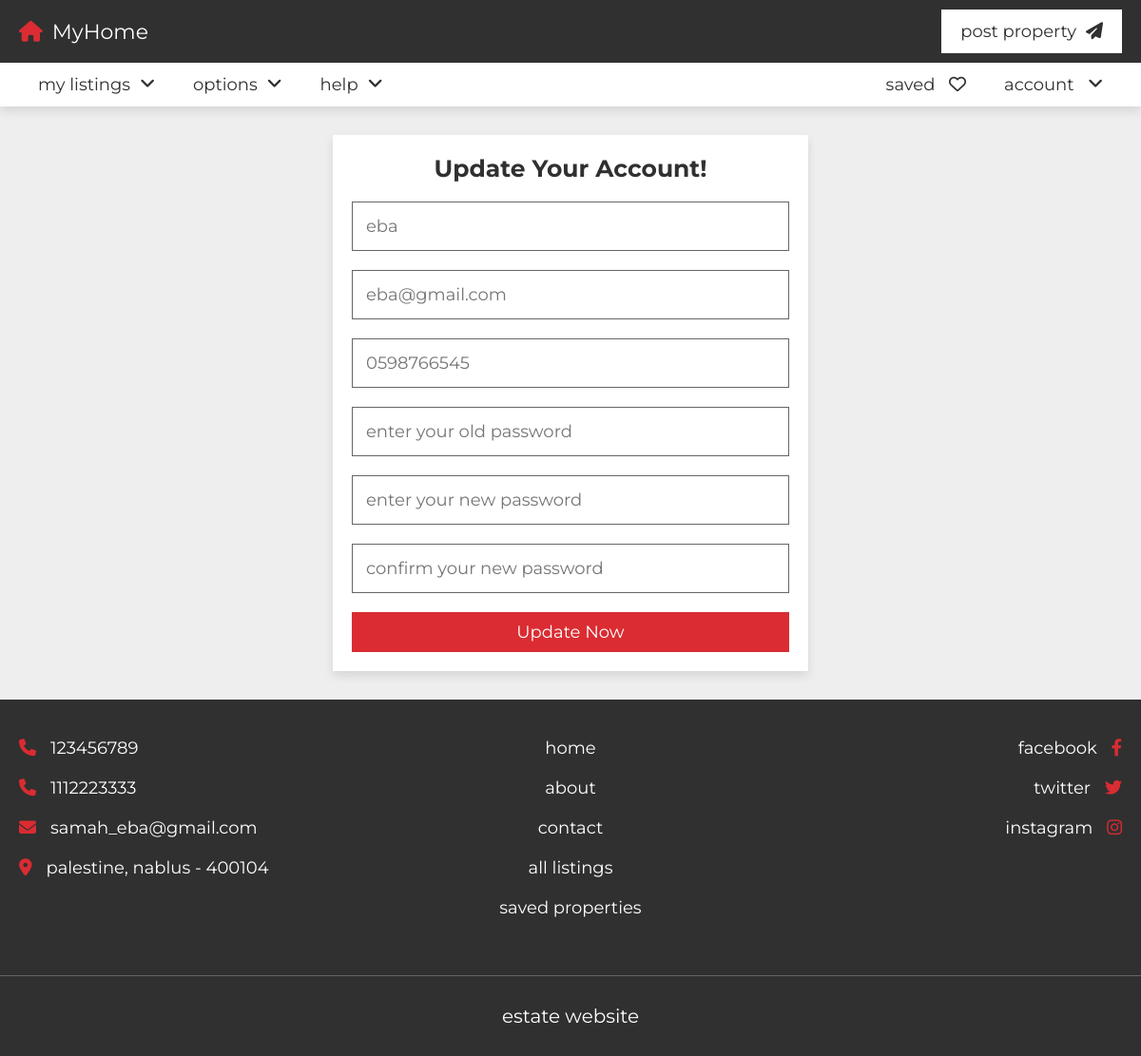
/project/project/update.php (signed in), run on the app's committed database.
### tables this page shows
CREATE TABLE `users` (
  `id` varchar(20) NOT NULL,
  `name` varchar(50) NOT NULL,
  `number` varchar(10) NOT NULL,
  `email` varchar(50) NOT NULL,
  `password` varchar(50) NOT NULL
);

### project/project/update.php (the view, shortened to what this page needs)
<?php
include 'components/connect.php';
if(isset($_COOKIE['user_id'])){
   $user_id = $_COOKIE['user_id'];
}else{
   $user_id = '';
   header('location:login.php');
}
$select_user = $conn->prepare("SELECT * FROM `users` WHERE id = ? LIMIT 1");
$select_user->execute([$user_id]);
$fetch_user = $select_user->fetch(PDO::FETCH_ASSOC);
?>
<!DOCTYPE html>
<html lang="en">
<head>
   <link rel="stylesheet" href="https://cdnjs.cloudflare.com/ajax/libs/font-awesome/6.2.0/css/all.min.css">
   <link rel="stylesheet" href="css/style.css">
</head>
<body>
<?php include 'components/user_header.php'; ?>
<section class="form-container">
   <form action="" method="post">
      <h3>update your account!</h3>
      <input type="tel" name="name" maxlength="50" placeholder="<?= $fetch_user['name']; ?>" class="box">
      <input type="email" name="email" maxlength="50" placeholder="<?= $fetch_user['email']; ?>" class="box">
      <input type="number" name="number" min="0" max="9999999999" maxlength="10" placeholder="<?= $fetch_user['number']; ?>" class="box">
      <input type="password" name="old_pass" maxlength="20" placeholder="enter your old password" class="box">
      <input type="password" name="new_pass" maxlength="20" placeholder="enter your new password" class="box">
      <input type="password" name="c_pass" maxlength="20" placeholder="confirm your new password" class="box">
      <input type="submit" value="update now" name="submit" class="btn">
   </form>
</section>
<?php include 'components/footer.php'; ?>
</body>
</html>

### project/project/css/style.css (style rules this page uses)
:root { --main-color:#DA2C32; --light-color:#666; --light-bg:#eee; --white:#fff; --black:#303030; --border:.1rem solid var(--light-color); --box-shodow:0 .5rem 1rem rgba(0,0,0,.1); }
* { font-family: 'Montserrat', sans-serif; margin: 0; padding: 0; box-sizing: border-box; outline: none; border: none; text-decoration: none; }
html { font-size: 62.5%; overflow-x: hidden; scroll-behavior: smooth; scroll-padding-top: 10rem; }
body { background-color: var(--light-bg); }
section { padding: 3rem 2rem; max-width: 1200px; margin: 0 auto; }
.btn, .inline-btn { margin-top: 1rem; padding: 1rem 3rem; background-color: var(--main-color); color: var(--white); cursor: pointer; text-align: center; font-size: 1.8rem; text-transform: capitalize; }
.btn { display: block; width: 100%; }
.form-container form { max-width: 50rem; margin: 0 auto; background-color: var(--white); box-shadow: var(--box-shodow); padding: 2rem; text-align: center; }
.form-container form h3 { padding-bottom: 1rem; font-size: 2.5rem; color: var(--black); text-transform: capitalize; }
.form-container form .box { border: var(--border); padding: 1.4rem; color: var(--black); margin: 1rem 0; width: 100%; font-size: 1.8rem; }

### data on the page
users: name "eba", email "eba@gmail.com", number "0598766545"
